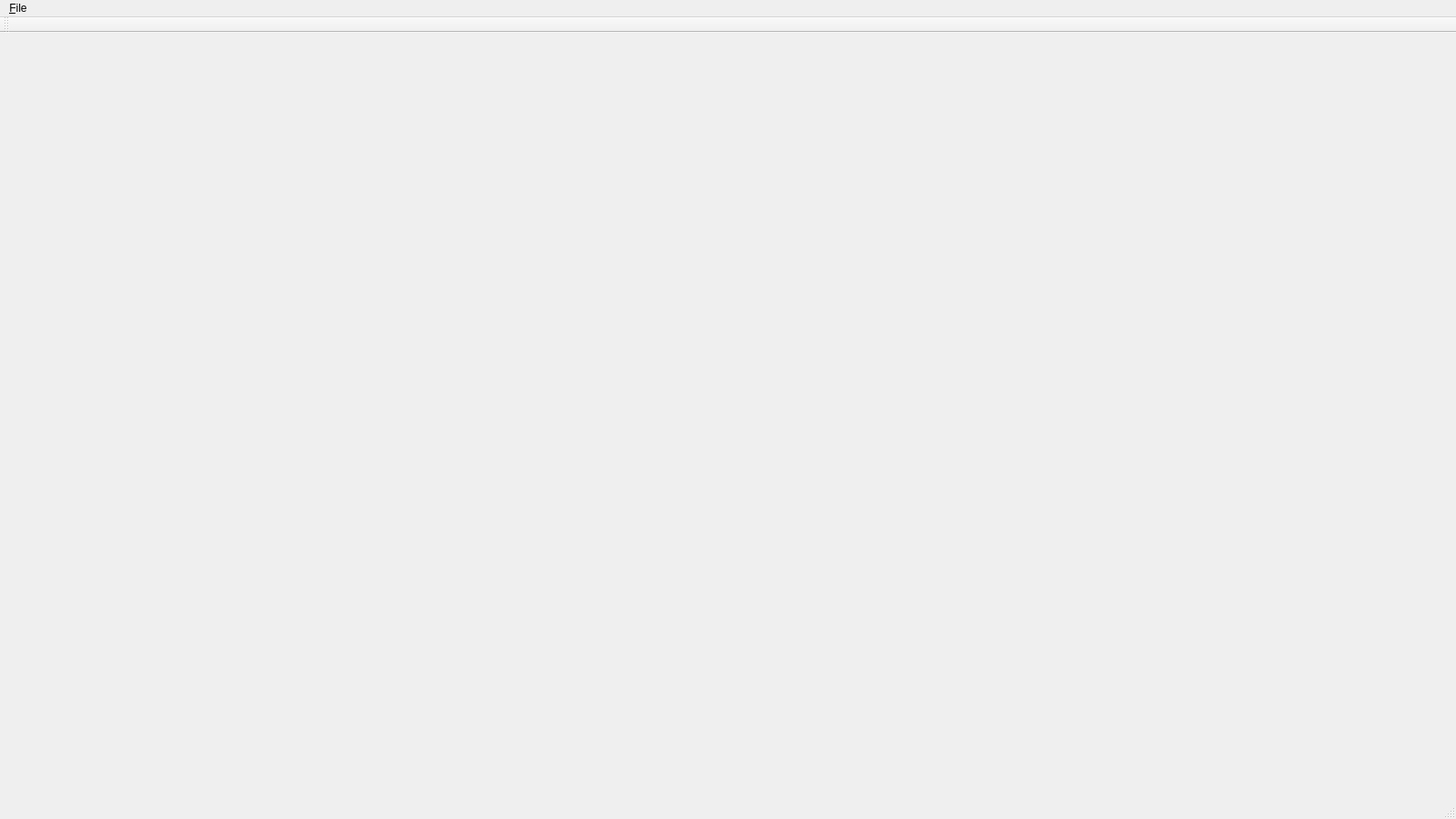
<?xml version="1.0" encoding="UTF-8"?>
<ui version="4.0">
 <class>WorldEditorClass</class>
 <widget class="QMainWindow" name="WorldEditorClass">
  <property name="geometry">
   <rect>
    <x>0</x>
    <y>0</y>
    <width>1600</width>
    <height>900</height>
   </rect>
  </property>
  <property name="windowTitle">
   <string>WorldEditor</string>
  </property>
  <widget class="QWidget" name="centralWidget"/>
  <widget class="QMenuBar" name="menuBar">
   <property name="geometry">
    <rect>
     <x>0</x>
     <y>0</y>
     <width>1600</width>
     <height>26</height>
    </rect>
   </property>
   <widget class="QMenu" name="menuFile">
    <property name="title">
     <string>&amp;File</string>
    </property>
    <addaction name="action_New"/>
   </widget>
   <addaction name="menuFile"/>
  </widget>
  <widget class="QToolBar" name="mainToolBar">
   <attribute name="toolBarArea">
    <enum>TopToolBarArea</enum>
   </attribute>
   <attribute name="toolBarBreak">
    <bool>false</bool>
   </attribute>
  </widget>
  <widget class="QStatusBar" name="statusBar"/>
  <action name="action_New">
   <property name="text">
    <string>&amp;New</string>
   </property>
  </action>
 </widget>
 <layoutdefault spacing="6" margin="11"/>
 <resources>
  <include location="WorldEditor.qrc"/>
 </resources>
 <connections>
  <connection>
   <sender>action_New</sender>
   <signal>triggered()</signal>
   <receiver>WorldEditorClass</receiver>
   <slot>OnNewMap()</slot>
   <hints>
    <hint type="sourcelabel">
     <x>-1</x>
     <y>-1</y>
    </hint>
    <hint type="destinationlabel">
     <x>799</x>
     <y>449</y>
    </hint>
   </hints>
  </connection>
 </connections>
</ui>
